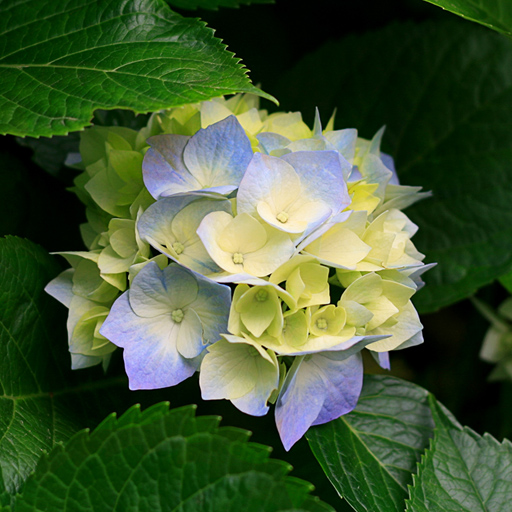
#> input picture cv/flower.jpg, 512 x 512 px
$ jupyter execute oil-painting.ipynb
#> lines starting #> are read from the running program, lines starting #| are printed output that depends on the picture
#> further down, img is the input picture: shape (512, 512, 3); mean B, G, R 53.3, 89.3, 68.2
[cell 1]
import cv2
import numpy as np


def oilPainting(img, templateSize, bucketSize, step):#templateSize模板大小,bucketSize桶阵列,step模板滑动步长

#> called with templateSize = 4, bucketSize = 8, step = 2
    gray = cv2.cvtColor(img,cv2.COLOR_RGB2GRAY)
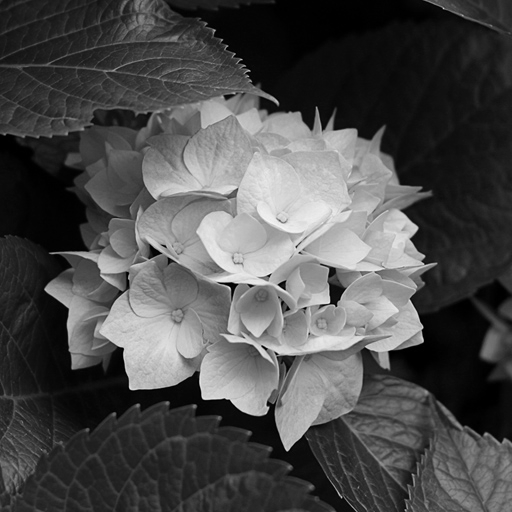
#> gray: shape (512, 512); min 0, max 246, mean 76.1
    gray = ((gray/256)*bucketSize).astype(int)                          #灰度图在桶中的所属分区
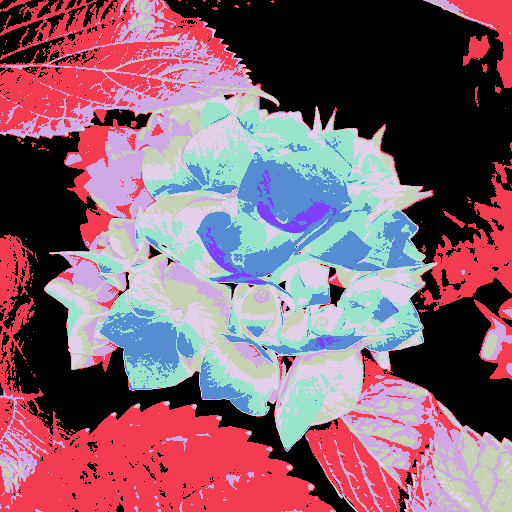
#> gray: shape (512, 512) int64; 8 distinct labels, from 0 to 7; one colour per label, 0 black
    h,w = img.shape[:2]
#> h = 512; w = 512

    oilImg = np.zeros(img.shape, np.uint8)                              #用来存放过滤图像

    for i in range(0,h,step):

        top = i-templateSize
        bottom = i+templateSize+1
        if top < 0:
            top = 0
        if bottom >= h:
            bottom = h-1

        for j in range(0,w,step):

            left = j-templateSize
            right = j+templateSize+1
            if left < 0:
                left = 0
            if right >= w:
                right = w-1

            # 灰度等级统计
            buckets = np.zeros(bucketSize,np.uint8)                     #桶阵列，统计在各个桶中的灰度个数
            bucketsMean = [0,0,0]                                       #对像素最多的桶，求其桶中所有像素的三通道颜色均值
            #对模板进行遍历
            for c in range(top,bottom):
                for r in range(left,right):
                    buckets[gray[c,r]] += 1                         #模板内的像素依次投入到相应的桶中，有点像灰度直方图

            maxBucket = np.max(buckets)                                 #找出像素最多的桶以及它的索引
            maxBucketIndex = np.argmax(buckets)

            for c in range(top,bottom):
                for r in range(left,right):
                    if gray[c,r] == maxBucketIndex:
                        bucketsMean += img[c,r]
            bucketsMean = (bucketsMean/maxBucket).astype(int)           #三通道颜色均值

            # 油画图
            for m in range(step):
                for n in range(step):
                    oilImg[m+i,n+j] = (bucketsMean[0],bucketsMean[1],bucketsMean[2])
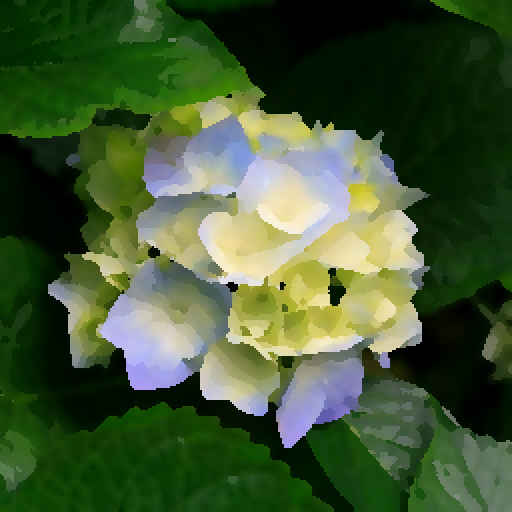
#> oilImg: shape (512, 512, 3); mean B, G, R 52, 88, 66.8
    return  oilImg


img = cv2.imread(r'flower.jpg', cv2.IMREAD_ANYCOLOR)
oil = oilPainting(img,4,8,2)
cv2.imshow('youhua',oil)
cv2.imwrite(r'flower-oil.jpg',oil)
cv2.waitKey(0)
cv2.destroyAllWindows()
